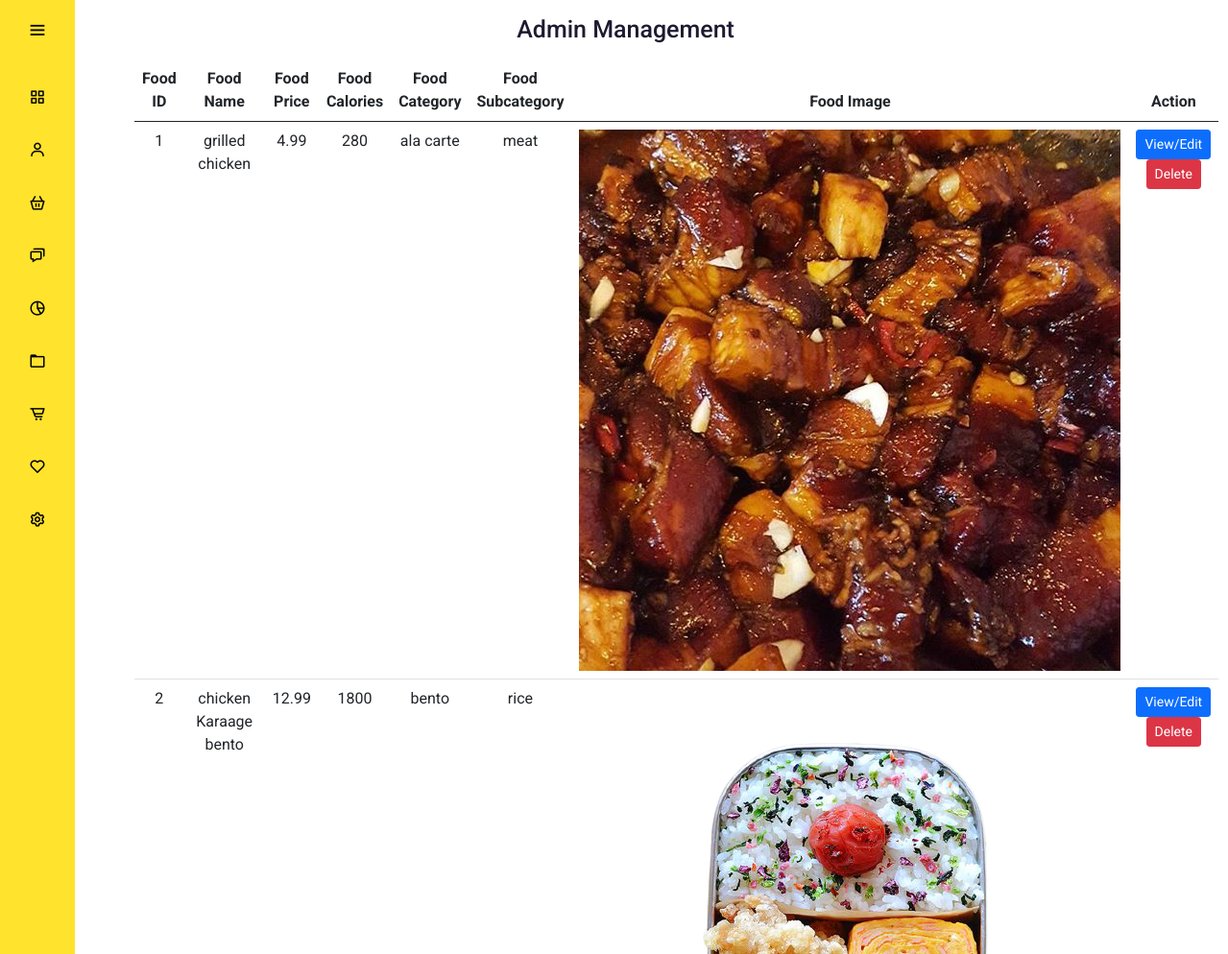
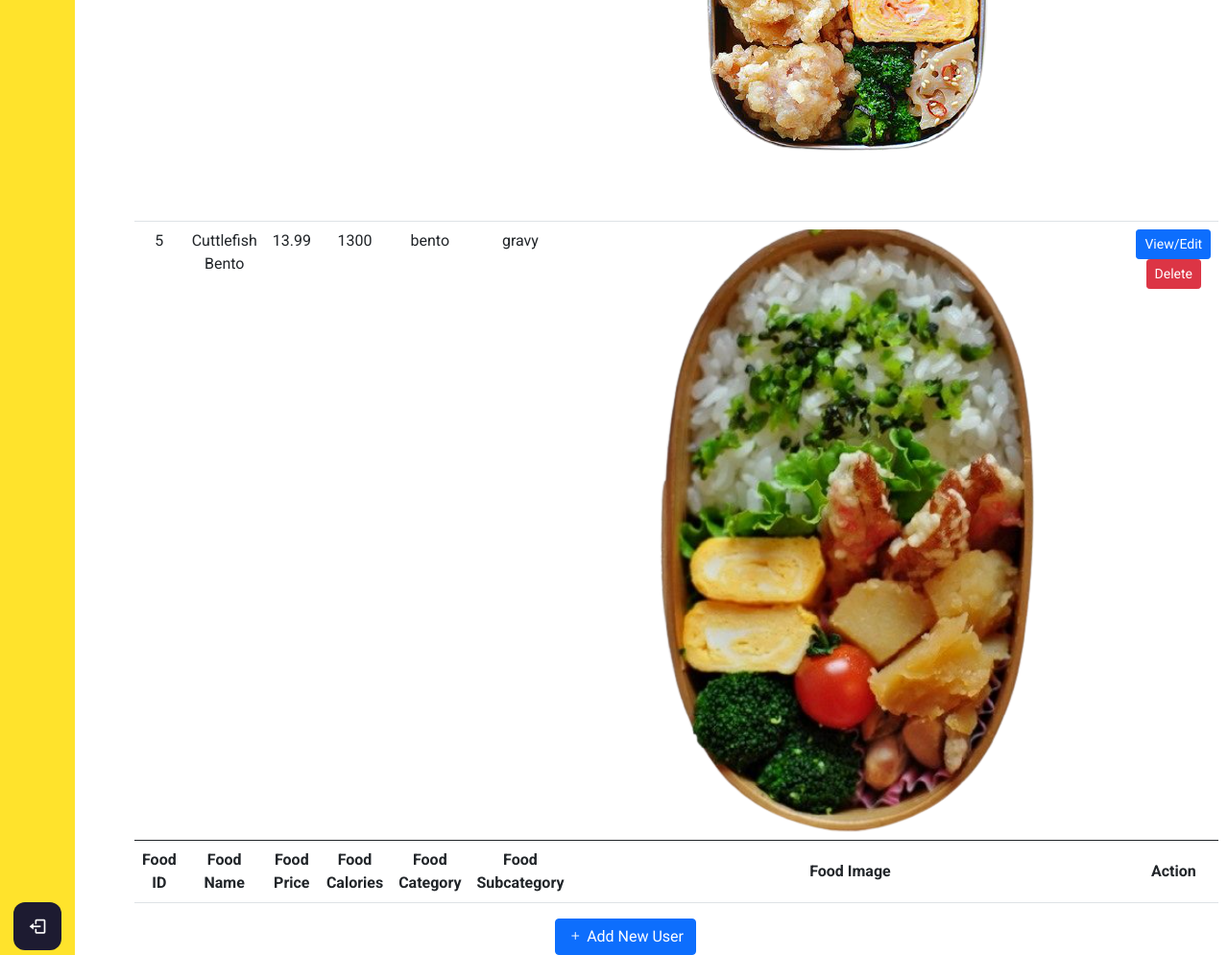
The app's page /admin/foodmanagement.php with its own data (2 pictures, top to bottom).
### tables this page shows
CREATE TABLE `food` (
  `food_id` int(11) NOT NULL,
  `food_name` varchar(255) NOT NULL,
  `food_category` varchar(128) NOT NULL,
  `food_subcategory` varchar(128) NOT NULL,
  `food_healthierchoice` smallint(6) DEFAULT '0',
  `food_vegan` smallint(6) NOT NULL,
  `food_price` decimal(10,2) NOT NULL,
  `food_calories` int(11) NOT NULL,
  `food_img` varchar(256) DEFAULT NULL
);

### config/db.php (called while the page is built, shortened)
<?php
class DB {
  protected static $mdb = null;
  public static function getMDB() {
    $mdb = DB::$mdb;
    if ($mdb === null) {
      $mdb = DB::$mdb = new MeekroDB();
    }
    $mdb->sync_config();
    return $mdb;
  }
  public static function query() { $args = func_get_args(); return call_user_func_array(array(DB::getMDB(), 'query'), $args); }
}
class MeekroDB {
  public $encoding = 'latin1';
  public $connect_options = array(MYSQLI_OPT_CONNECT_TIMEOUT => 30);
  public $internal_mysql = null;
  public function __construct($host=null, $user=null, $password=null, $dbName=null, $port=null, $encoding=null, $socket=null)  {
    if ($encoding === null) $encoding = DB::$encoding;
    $this->encoding = $encoding;
  }
  public function get() {
    $mysql = $this->internal_mysql;
    if (!($mysql instanceof MySQLi)) {
      $mysql = new mysqli();
      foreach ($this->connect_options as $key => $value) {
        $mysql->options($key, $value);
      }
      $mysql->set_charset($this->encoding);
      $this->internal_mysql = $mysql;
    }
    return $mysql;
  }
  protected function preparseQueryParams() {
    $args = func_get_args();
    $sql = trim(strval(array_shift($args)));
    $args_all = $args;
    if (count($args_all) == 0) return array($sql);
    $chunkyQuery = array();
    return $chunkyQuery;
  }
  public function parseQueryParams() {
    $args = func_get_args();
    $chunkyQuery = call_user_func_array(array($this, 'preparseQueryParams'), $args);
    $query = '';
    foreach ($chunkyQuery as $chunk) {
      if (is_string($chunk)) {
        $query .= $chunk;
        continue;
      }
      $result = '';
      $query .= $result;
    }
    return $query;
  }
  protected function prependCall($function, $args, $prepend) { array_unshift($args, $prepend); return call_user_func_array($function, $args); }
  public function query() { $args = func_get_args(); return $this->prependCall(array($this, 'queryHelper'), $args, 'assoc'); }
  protected function queryHelper() {
    $args = func_get_args();
    $type = array_shift($args);
    $db = $this->get();
    $is_buffered = true;
    $row_type = 'assoc';
    $full_names = false;
    $sql = call_user_func_array(array($this, 'parseQueryParams'), $args);
    $result = $db->query($sql, $is_buffered ? MYSQLI_STORE_RESULT : MYSQLI_USE_RESULT);
    $return = array();
    while ($row = ($row_type == 'assoc' ? $result->fetch_assoc() : $result->fetch_row())) {
      $return[] = $row;
    }
    return $return;
  }
}
?>

### admin/foodmanagement.php (the view, shortened to what this page needs)
<?php
include "../config/db.php";
?>
<!DOCTYPE html>
<html lang="en" dir="ltr">
  <head>
    <link rel="stylesheet" href="adminstyle.css">
    <link href='https://unpkg.com/boxicons@2.0.7/css/boxicons.min.css' rel='stylesheet'>
    <link href="https://cdn.jsdelivr.net/npm/bootstrap@5.0.0-beta3/dist/css/bootstrap.min.css" rel="stylesheet">
    <link rel="stylesheet" href="https://cdn.jsdelivr.net/npm/bootstrap-icons@1.4.1/font/bootstrap-icons.css">
   </head>
<body>
  <?php
  include "adminheader.php";
  ?>
  <div class="home_content">
    <div class="text">Admin Management </div>
    <table class="table table-hover">
        <thead>
            <tr>
            <th scope="col">Food ID</th>
            <th scope="col">Food Name</th>
            <th scope="col">Food Price</th>
            <th scope="col">Food Calories</th>
            <th scope="col">Food Category</th>
            <th scope="col">Food Subcategory</th>
            <th scope="col">Food Image</th>
            <th scope="col">Action</th>
            </tr>
        </thead>
        <tbody>
        <?php
        $getFoodQuery = DB::query("SELECT * FROM food");
        foreach($getFoodQuery as $getFoodResult){
        ?>
            <tr class="fooddata fooddata<?php echo $getFoodResult['food_id']; ?>">
              <td class="foodid"><?php echo $getFoodResult['food_id']; ?></td>
              <td class="foodname"><?php echo $getFoodResult['food_name']; ?></td>
              <td class="foodname"><?php echo $getFoodResult['food_price']; ?></td>
              <td class="foodcalories"><?php echo $getFoodResult['food_calories']; ?></td>
              <td class="foodcategory"><?php echo $getFoodResult['food_category']; ?></td>
              <td class="foodsubcategory"><?php echo $getFoodResult['food_subcategory']; ?></td>
              <td class="foodsimg"><img src="<?php echo $getFoodResult['food_img']; ?>"></td>
              <td><button type="button" class="btn btn-primary btn-sm editFood" id="editFood" value="editFood" data-id="<?php echo $getFoodResult['food_id']; ?>" data-bs-toggle="modal" data-bs-target="#foodinfo<?php echo $getFoodResult['food_id']; ?>" >View/Edit</button>
                  <button type="button" class="btn btn-danger btn-sm deleteFood" data-id="<?php echo $getUserResult['food_id']; ?>" data-name="<?php echo $getFoodResult['food_name']; ?>">Delete</button>
              </td>
            </tr>
        <?php
        }
        ?>
        </tbody>
        <tfoot>
          <tr>
            <th scope="col">Food ID</th>
            <th scope="col">Food Name</th>
            <th scope="col">Food Price</th>
            <th scope="col">Food Calories</th>
            <th scope="col">Food Category</th>
            <th scope="col">Food Subcategory</th>
            <th scope="col">Food Image</th>
            <th scope="col">Action</th>
          </tr>
        </tfoot>
    </table>
    <button type="button" data-bs-toggle="modal" data-bs-target="#addUser" class="btn btn-primary"><i class="bi bi-plus"></i> Add New User</button>
  </div>
</body>
</html>

### admin/adminheader.php (shortened to what this page needs)
<div class="sidebar ">
    <div class="logo_content">
      <i class='bx bx-menu' id="btn" ></i>
    </div>
    <ul class="nav_list">
      <li>
        <a href="<?php echo htmlspecialchars(SITE_URL . "admin/adminmanagement.php"); ?>">
          <i class='bx bx-grid-alt' ></i>
        </a>
      </li>
      <li>
        <a href="<?php echo htmlspecialchars(SITE_URL . "admin/usermanagement.php"); ?>">
          <i class='bx bx-user' ></i>
        </a>
      </li>
      <li>
        <a href="<?php echo htmlspecialchars(SITE_URL . "admin/foodmanagement.php"); ?>">
          <i class='bx bx-basket' ></i>
        </a>
      </li>
      <li>
        <a href="#">
          <i class='bx bx-chat' ></i>
        </a>
      </li>
      <li>
        <a href="#">
          <i class='bx bx-pie-chart-alt-2' ></i>
        </a>
      </li>
      <li>
        <a href="#">
          <i class='bx bx-folder' ></i>
        </a>
      </li>
      <li>
        <a href="#">
          <i class='bx bx-cart-alt' ></i>
        </a>
      </li>
      <li>
        <a href="#">
          <i class='bx bx-heart' ></i>
        </a>
      </li>
      <li>
        <a href="#">
          <i class='bx bx-cog' ></i>
        </a>
      </li>
    </ul>
    <div class="profile_content">
      <div class="profile">
        <i class='bx bx-log-out' id="log_out" ></i>
      </div>
    </div>
  </div>

### admin/adminstyle.css (style rules this page uses)
* { margin: 0; padding: 0; box-sizing: border-box; font-family: "Roboto" , sans serif; }
body { position: relative; min-height: 100vh; width: 100%; overflow: hidden; }
.sidebar { position: fixed; top: 0; left: 0; height: 100%; width: 78px; background: #FFE32C; padding: 6px 14px; z-index: 99; transition: all 0.5s ease; }
.sidebar #btn { position: absolute; color: #000; top: 6px; left: 50%; font-size: 22px; height: 50px; width: 50px; text-align: center; line-height: 50px; transform: translateX(-50%); }
.sidebar ul { margin-top: 20px; }
.sidebar ul li { position: relative; height: 50px; width: 100%; margin: 0 5px; list-style: none; line-height: 50px; margin: 5px 0; }
.sidebar ul li a { color: #000; display: flex; align-items: center; text-decoration: none; border-radius: 12px; white-space: nowrap; transition: all 0.4s ease; }
.sidebar ul li i { font-size: 18px; font-weight: 400; height: 50px; min-width: 50px; border-radius: 12px; line-height: 50px; text-align: center; }
.sidebar .profile_content { position: absolute; color: #fff; bottom: 0; left: 0; width: 100%; }
.sidebar .profile_content .profile { position: relative; padding: 10px 6px; height: 60px; background: none; transition: all 0.4s ease; }
.profile #log_out { position: absolute; bottom: 5px; left: 50%; transform: translateX(-50%); min-width: 50px; line-height: 50px; font-size: 20px; border-radius: 12px; text-align: center; transition: all 0.4s ease; background: #1d1b31; }
.home_content { position: absolute; height: 100%; width: 80%; text-align: center; left: 140px; background: none; box-shadow: 0 5px 10px rgba(0,0,0,0.2px); transition: all 0.5s ease; justify-self: center; }
.home_content .text { font-size: 25px; font-weight: 500; color: #1d1b31; margin: 12px; }
button { border-radius: 5px; background-color: #fff; }
.nav_list { padding:0; }

### records on screen
food: food_id "1", food_name "grilled chicken", food_price "4.99", food_calories "280", food_category "ala carte", food_subcategory "meat", shows a picture
food: food_id "2", food_name "chicken Karaage bento", food_price "12.99", food_calories "1800", food_category "bento", food_subcategory "rice", shows a picture
food: food_id "5", food_name "Cuttlefish Bento", food_price "13.99", food_calories "1300", food_category "bento", food_subcategory "gravy", shows a picture
